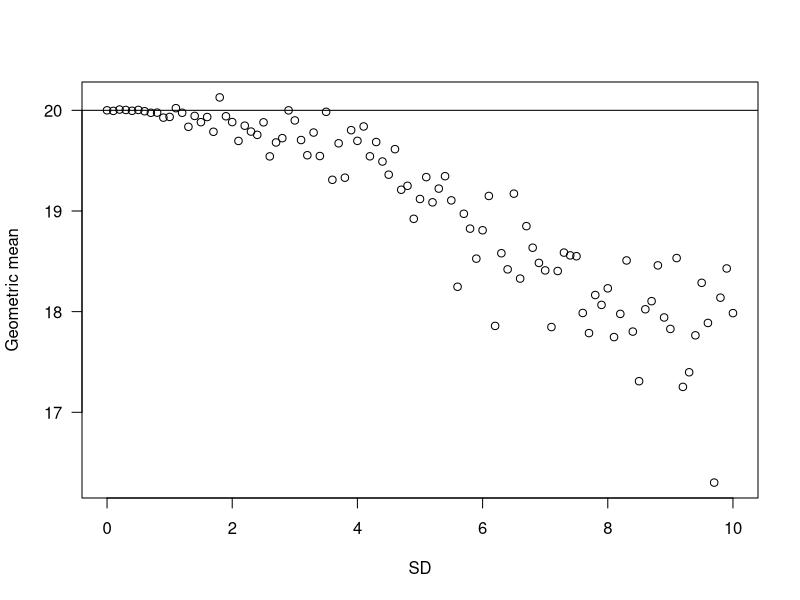
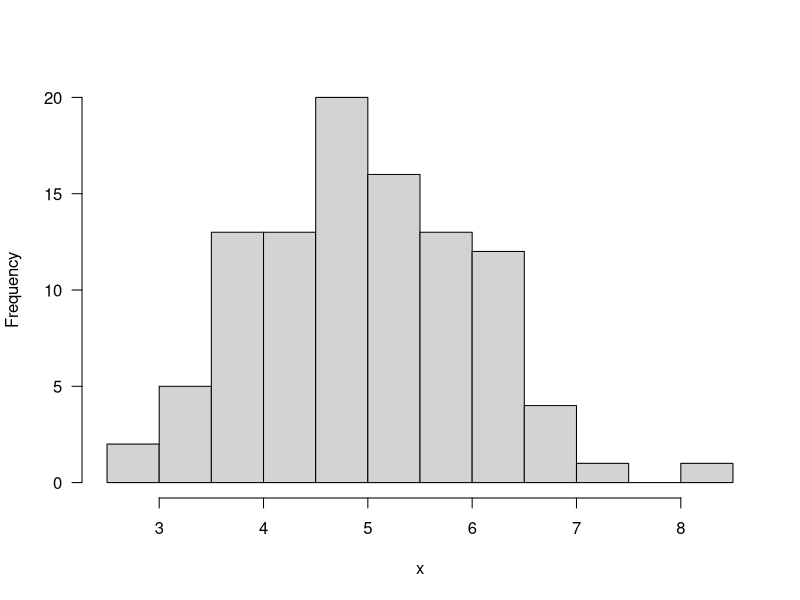
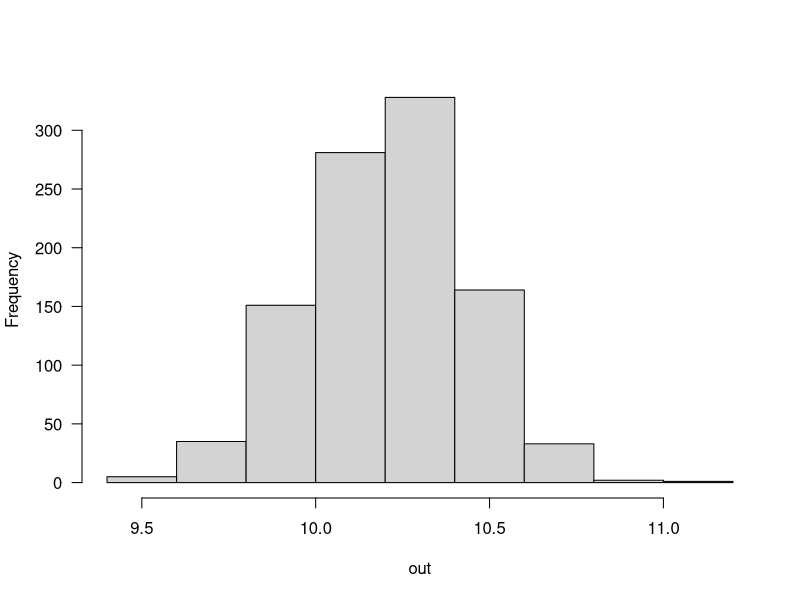

The R source for these figures, in order:
out = NULL
sdvals = seq(0, 10, 0.1)
for(i in 1:length(sdvals)){
  d = rnorm(500, 20, sd=sdvals[i])
  d = d[which(d>0)]
  out[i] = exp(mean(log(d)))
}
plot(sdvals, out, las=1,
     xlab="SD", ylab="Geometric mean")
abline(h=20)

#Simulating data
x = rnorm(n=100, mean=5, sd=1)
mean(x)
sd(x)
hist(x, las=1, main="")

#Bootstrapping
set.seed(1)
x = rnorm(50, 10, 2)
se_x = sqrt(var(x)/length(x)) #length means number of elements (hur många siffror som finns i x)

#define variable out to sampling distribution of the mean of x. Standard deviation of the sampling distrubution gives an approximation of the standard error.
out = NULL
for(i in 1:1000){
  sample = sample(x, replace=TRUE)
  out[i] = mean(sample)
}

hist(out, las=1, main="")
sd(out)
se_x
